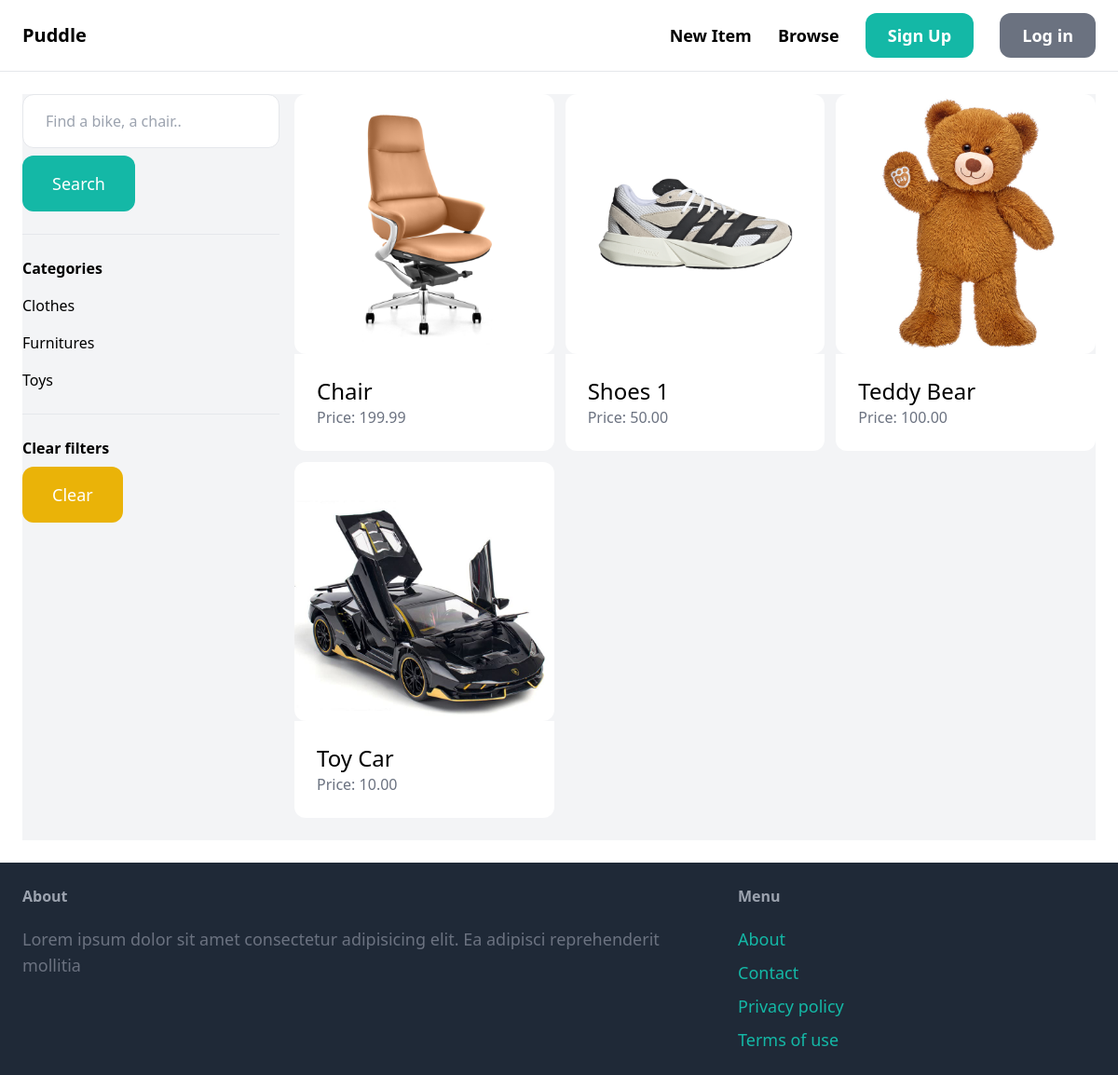
The app's page /items/ with its own data.
### item/models.py (models this page shows, shortened)
class Category(models.Model):
    name = models.CharField(max_length=255)
    class Meta:
        ordering = ('name',)
        verbose_name_plural = 'categories'

class Item(models.Model):
    category = models.ForeignKey(Category, related_name='items', on_delete=models.CASCADE)
    name = models.CharField(max_length=255)
    description = models.TextField(blank=True, null=True)
    price = models.DecimalField(max_digits=10, decimal_places=2)
    image = models.ImageField(upload_to='item_images', blank=True, null=True)
    is_sold = models.BooleanField(default=False)
    created_by = models.ForeignKey(User,related_name='items', on_delete=models.CASCADE)
    created_at = models.DateTimeField(auto_now_add=True)
    class Meta:
        ordering = ('name',)

### item/views.py (the view)
# urls.py: path('', views.items, name='items'),
def items(request):
    query = request.GET.get('query', '')
    category_id = request.GET.get('category', 0)
    categories = Category.objects.all()
    items = Item.objects.filter(is_sold=False)
    if category_id:
        items = items.filter(category_id=category_id)
    if query:
        items = items.filter(Q(name__icontains=query) | Q(description__icontains=query))
    return render(request, 'item/items.html', {
        'items': items,
        'query': query,
        'categories': categories,
        'category_id': int(category_id)
    })

### item/templates/item/items.html (shortened to what this page needs)
{% extends 'core/base.html' %}
{% block content %}
    <div class="pb-6 grid grid-cols-4 gap-4 bg-gray-100">
        <div class="col-span-1">
            <form method="get" action ="{% url 'item:items' %}">
                <input name="query" class="w-full py-4 px-6 border rounded-xl" type="text" value="{{ query }}" placeholder ="Find a bike, a chair..">
                <button class="mt-2 py-4 px-8 text-lg bg-teal-500  hover:bg-teal-700 rounded-xl text-white">Search</button>
            </form>
            <hr class="my-6">
            <p class="font-semibold">Categories</p>
            <ul>
                {% for category in categories %}
                    <li class="py-2 px-2 rounded-xl{% if category.id == category.id %} bg-grey-200 {% endif %}"></li>
                        <a href="{% url 'item:items' %}?query={{ query }}&category={{ category.id }}">{{ category.name }}</a>
                {% endfor %}
            </ul>
            <hr class="my-6">
            <p class="font-semibold">Clear filters</p>
            <ul>
                <li><a href="{% url 'item:items' %}" class="mt-2 py-4 px-8 inline-block bg-yellow-500 text-lg rounded-xl text-white ">Clear</a></li>
            </ul>
        </div>
        <div class="col-span-3">
            <div class="grid grid-cols-3 gap-3">
                {% for item in items %}
                    <div>
                        <a href="{% url 'item:detail' item.id %}">
                            <div>
                                <img src="{{item.image.url}}" class="rounded-xl">
                            </div>
                            <div class="p-6 bg-white rounded-b-xl">
                                <h2 class="text-2xl">{{item.name}}</h2>
                                <p class="text-gray-500">Price: {{item.price}}</p>
                        </div>
                    </a>
                </div>
            {% endfor %}
        </div>
        </div>
    </div>
{% endblock %}

### records on screen
Category: name "Clothes"
Category: name "Furnitures"
Category: name "Toys"
Item: image (picture), name "Chair", price "199.99"
Item: image (picture), name "Shoes 1", price "50.00"
Item: image (picture), name "Teddy Bear", price "100.00"
Item: image (picture), name "Toy Car", price "10.00"
